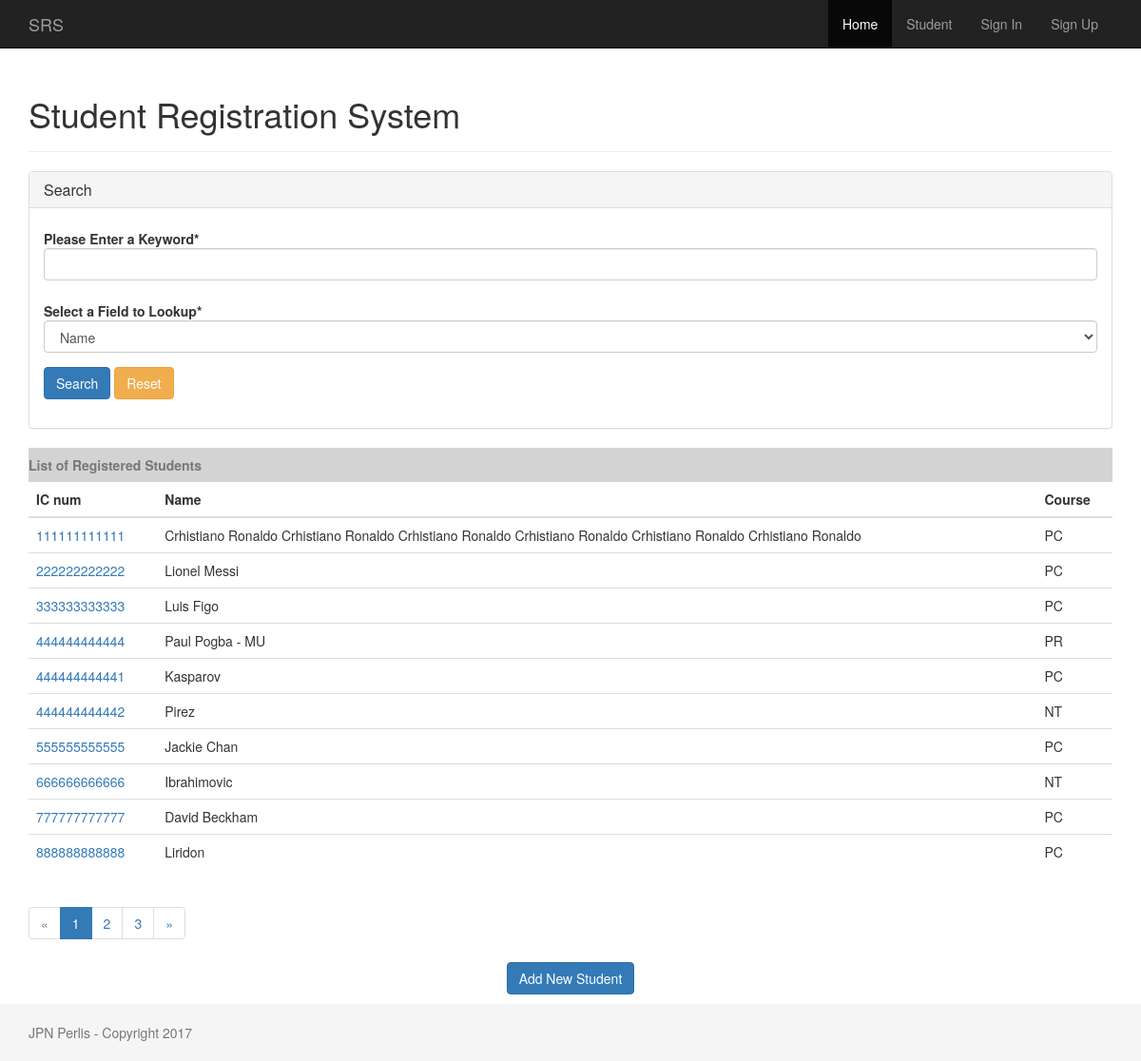
/home/, run on the app's committed database.
### student/models.py (models this page shows, shortened)
class Student(models.Model):
    PROGAMMING = 'PR'
    NETWORKING = 'NT'
    PCTECH = 'PC'
    COURSE_CHOICES = (
        (PROGAMMING, 'Programming'),
        (NETWORKING, 'Networking'),
        (PCTECH, 'PC Technichian'),
    )
    createdby = models.ForeignKey('auth.User',on_delete=models.CASCADE)
    icnum = models.CharField('ID Number',max_length=12,unique=True,blank=False,null=False)
    name = models.CharField('Name',max_length=300)
    course = models.CharField('Courserwork',max_length=2,choices=COURSE_CHOICES,default=PCTECH,)
    created_date = models.DateTimeField('Created Date',default=timezone.now)

### student/views.py (the view)
# urls.py: 2. Add a URL to urlpatterns:  path('', views.home, name='home')
def home(request):
    if request.method == "POST" :
        select_buttons = request.POST.get("select_buttons", "")
        search = request.POST.get("search", "")
        page = 1
        if select_buttons == 'icnum':
            students = Student.objects.filter(icnum__startswith=search).order_by('created_date')
        elif select_buttons == 'course':
            students = Student.objects.filter(course__startswith=search).order_by('created_date')
        else:
            students = Student.objects.filter(name__startswith=search).order_by('created_date')
        if students:
            messages.success(request, str(len(students)) + " record(s) was/were found for keyword = " + str(request.POST.get("search", "")))
            page = 1
        else:
            messages.error(request, "Sorry, No record was found for keyword = " + str(request.POST.get("search", "")))
    else:
        select_buttons = request.GET.get("select_buttons", "")
        search = request.GET.get("search", "")
        if search:
            if select_buttons == 'icnum':
                students = Student.objects.filter(icnum__startswith=search).order_by('created_date')
            elif select_buttons == 'course':
                students = Student.objects.filter(course__startswith=search).order_by('created_date')
            else:
                students = Student.objects.filter(name__startswith=search).order_by('created_date')
        else:
            students = Student.objects.all().order_by('created_date')
        page = request.GET.get('page', 1)
    paginator = Paginator(students, 10)
    try:
        students = paginator.page(page)
    except PageNotAnInteger:
        students = paginator.page(1)
    except EmptyPage:
        students = paginator.page(paginator.num_pages)
    return render(request, 'student/home.html', {'form': SearchForm(), 'students': students,
        'search':search, 'select_buttons': select_buttons })

### student/forms.py
class SearchForm(forms.Form):
    search = forms.CharField(label="Please Enter a Keyword")
    select_buttons = forms.ChoiceField(
        label='Select a Field to Lookup',
        choices = (
            ('name', "Name"),
            ('icnum', "ID/IC Number"),
            ('course', "Course")
        ),
        widget = forms.Select,
        initial = 'name',
    )
    helper = FormHelper()
    helper.form_class = 'form-horizontal'
    helper.layout = Layout(
        Field('search', css_class='input-xlarge'),
        Field('select_buttons', css_class='input-xlarge'),
        FormActions(
            Submit('submit_change', 'Search', css_class="btn-primary"),
            HTML('<a class="btn btn-warning" href={% url "student_home" %}>Reset</a>'),
        )
    )

### templates/student/home.html (shortened to what this page needs)
{% extends 'baseproj.html' %}
{% load crispy_forms_tags %}
{% block content %}
<div class="page-header">
  <h1>Student Registration System</h1>
</div>
<div class="panel panel-default">
    <div class="panel-heading">
        <h1 class="panel-title">Search</h1>
    </div>
    <div class="panel-body">
      {% crispy form %}
    </div>
</div>
   	<table class="table">
      <caption style="border: inherit; background-color: lightgrey;">
            <span class="align-centre"><strong>List of Registered Students</strong></span>
        </caption>
        <thead class="thead-inverse">
          <tr>
            <th>IC num</th>
            <th>Name</th>
            <th>Course</th>
          </tr>
        </thead>
        <tbody>
        {% if students  %}
          {% for student in students %}
            <tr>
              <td>
                <a href="{% url 'student_detail' student.pk %}">{{ student.icnum }}</a>
              </td>
              <td class="align-middle">{{ student.name }}</td>
              <td class="align-middle">{{ student.course }}</td>
            </tr>
          {% endfor %}
        {% else %}
        	<tr>
        	  <td colspan="3">No Records so far..!!</td>
              <td>
              </td>
            </tr>
        {% endif %}
        </tbody>
    </table>
    <div class="center-block">
      {% if students.has_other_pages %}
        <ul class="pagination">
          {% if students.has_previous %}
            <li><a href="?page={{ students.previous_page_number }}&search={{ search }}&select_buttons={{ select_buttons }}">&laquo;</a></li>
          {% else %}
            <li class="disabled"><span>&laquo;</span></li>
          {% endif %}
          {% for i in students.paginator.page_range %}
            {% if students.number == i %}
              <li class="active"><span>{{ i }} <span class="sr-only">(current)</span></span></li>
            {% else %}
              <li><a href="?page={{ i }}&search={{ search }}&select_buttons={{ select_buttons }}">{{ i }}</a></li>
            {% endif %}
          {% endfor %}
          {% if students.has_next %}
            <li><a href="?page={{ students.next_page_number }}&search={{ search }}&select_buttons={{ select_buttons }}">&raquo;</a></li>
          {% else %}
            <li class="disabled"><span>&raquo;</span></li>
          {% endif %}
        </ul>
      {% endif %}
    </div>
       <p class="text-center">
	    <a href="{% url 'student_new' %}" class="btn btn-primary" >Add New Student</a>
	  </p>
{% endblock %}

### static/css/sticky-footer-navbar.css (style rules this page uses)
html { position: relative; min-height: 100%; }
body { margin-bottom: 60px; }
.form-horizontal .form-group { margin-right: 0px; margin-left: 0px; }

### data on the page
Student: icnum "111111111111", name "Crhistiano Ronaldo Crhistiano Ronaldo Crhistiano Ronaldo Crhistiano Ronaldo Crhistiano Ronaldo Crhistiano Ronaldo", course "PC"
Student: icnum "222222222222", name "Lionel Messi", course "PC"
Student: icnum "333333333333", name "Luis Figo", course "PC"
Student: icnum "444444444444", name "Paul Pogba - MU", course "PR"
Student: icnum "444444444441", name "Kasparov", course "PC"
Student: icnum "444444444442", name "Pirez", course "NT"
Student: icnum "555555555555", name "Jackie Chan", course "PC"
Student: icnum "666666666666", name "Ibrahimovic", course "NT"
Student: icnum "777777777777", name "David Beckham", course "PC"
Student: icnum "888888888888", name "Liridon", course "PC"

### other printed values
{{ i }} "1"
{{ i }} "2" "3"
